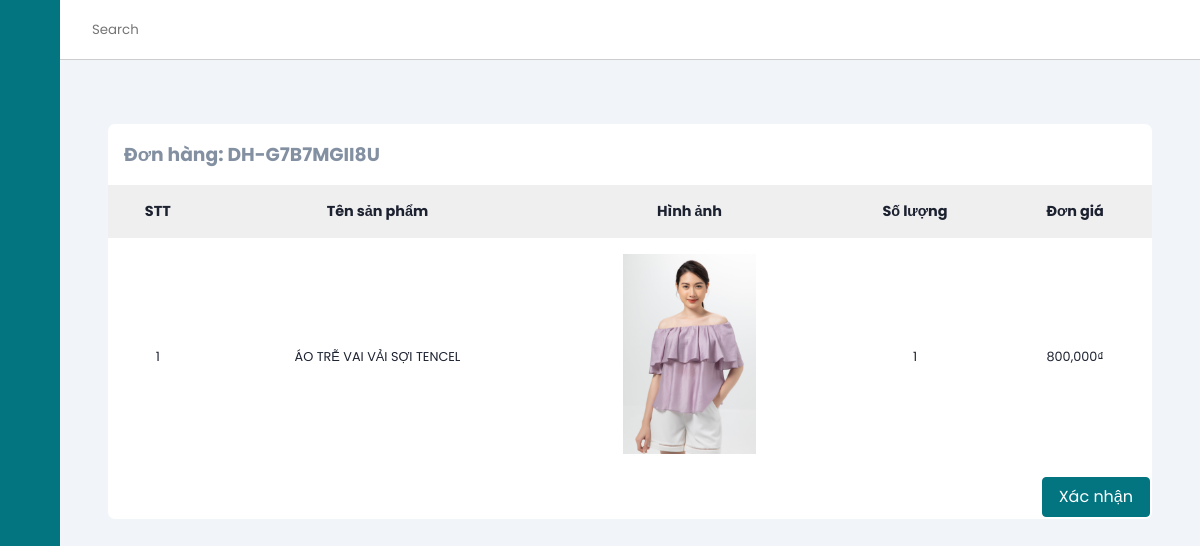
Screenshot of /orderManage/detail/DH-G7B7MGII8U (signed in) with the database file from the repository.
### tables this page shows
CREATE TABLE `order_details` (
  `id` int(11) NOT NULL,
  `orderId` varchar(50) NOT NULL,
  `productId` int(11) NOT NULL,
  `qty` int(11) NOT NULL,
  `productPrice` decimal(10,0) NOT NULL,
  `productName` varchar(255) NOT NULL,
  `color` varchar(50) NOT NULL,
  `size` varchar(50) NOT NULL
);

CREATE TABLE `products` (
  `id` int(11) NOT NULL,
  `name` varchar(255) NOT NULL,
  `originalPrice` decimal(10,0) NOT NULL,
  `promotionPrice` decimal(10,0) NOT NULL,
  `image` varchar(50) NOT NULL,
  `createdBy` int(11) NOT NULL,
  `createdDate` date NOT NULL,
  `cateId` int(11) NOT NULL,
  `des` text NOT NULL,
  `status` tinyint(1) NOT NULL,
  `soldCount` int(11) NOT NULL,
  `image2` varchar(100) NOT NULL,
  `image3` varchar(100) NOT NULL
);

### mvc/core/ControllerBase.php (called while the page is built, shortened)
<?php
class ControllerBase{
    public function view($view, $data=[]){
        require_once "./mvc/views/".$view.".php";
    }
}
?>

### mvc/controllers/OrderManage.php (called while the page is built, shortened)
<?php
class orderManage extends ControllerBase
{
    public function detail($orderId)
    {
        $orderDetail = $this->model("orderDetailModel");
        $result = $orderDetail->getByorderId($orderId);
        $orderDetailList = $result->fetch_all(MYSQLI_ASSOC);
        $order = $this->model("orderModel");
        $result = $order->getById($orderId);
        $this->view("admin/orderDetail", [
            "headTitle" => "Chi tiết đơn hàng: " . $orderId,
            "orderId" => $orderId,
            "orderDetailList" => $orderDetailList,
            "order" => $result->fetch_assoc()
        ]);
    }
}

### mvc/core/App.php (called while the page is built, shortened)
<?php
class App
{
    protected $action = "Index";
    function __construct()
    {
        $arr = $this->UrlProcess();
        if (file_exists("./mvc/controllers/" . $arr[0] . ".php")) {
            unset($arr[0]);
        }
        $this->controller = new $this->controller;
        if (isset($arr[1])) {
            if (method_exists($this->controller, $arr[1])) {
                $this->action = $arr[1];
            }
            unset($arr[1]);
        }
        $this->params = $arr ? array_values($arr) : [];
        array_push($this->params, $_GET);
        call_user_func_array([$this->controller, $this->action], $this->params);
    }
    function UrlProcess()
    {
        if (isset($_GET["url"])) {
            return explode("/", filter_var(trim($_GET["url"], "/")));
        }
    }
}

### index.php (called while the page is built, shortened)
<?php
$myApp = new App();
?>

### mvc/core/DB.php (called while the page is built, shortened)
<?php
class DB{
    private static $instance = null;
    protected $servername = "localhost";
    protected $username = "root";
    protected $password = "";
    private function __construct(){
        $this->con = mysqli_connect($this->servername, $this->username, $this->password);
    }
    public static function getInstance()
    {
      if(!self::$instance)
      {
        self::$instance = new DB();
      }
      return self::$instance;
    }
}
?>

### mvc/models/OrderDetailModel.php (called while the page is built, shortened)
<?php
class orderDetailModel
{
    private static $instance = null;
    public static function getInstance()
    {
        if (!self::$instance) {
            self::$instance = new orderDetailModel();
        }
        return self::$instance;
    }
    public function getByorderId($orderId)
    {
        $db = DB::getInstance();
        $sql = "SELECT o.id, o.productId, o.qty, o.productPrice, o.productName, p.image as productImage, o.size, o.color FROM order_details o JOIN products p ON o.productId = p.id WHERE o.orderId='$orderId'";
        $result = mysqli_query($db->con, $sql);
        return $result;
    }
}

### mvc/models/OrderModel.php (called while the page is built, shortened)
<?php
class orderModel
{
    private static $instance = null;
    public static function getInstance()
    {
        if (!self::$instance) {
            self::$instance = new orderModel();
        }
        return self::$instance;
    }
    public function getById($id)
    {
        $db = DB::getInstance();
        $sql = "SELECT * FROM orders WHERE id='$id'";
        $result = mysqli_query($db->con, $sql);
        return $result;
    }
}

### mvc/views/admin/orderDetail.php (the view, shortened to what this page needs)
<?php require APP_ROOT . '/views/admin/inc/head.php'; ?>
<body>
    <?php require APP_ROOT . '/views/admin/inc/sidebar.php'; ?>
    <div class="main-content">
        <header>
            <div class="search-wrapper">
                <input type="search" placeholder="Search">
            </div>
            <div class="social-icons">
                <div></div>
            </div>
        </header>
        <main>
            <section class="recent">
                <div class="activity-grid">
                    <div class="activity-card">
                        <h3>Đơn hàng: <?= $data['orderId'] ?></h3>
                        <div class="table-responsive">
                            <table>
                                <thead>
                                    <tr>
                                        <th>STT</th>
                                        <th>Tên sản phẩm</th>
                                        <th>Hình ảnh</th>
                                        <th>Số lượng</th>
                                        <th>Đơn giá</th>
                                    </tr>
                                </thead>
                                <tbody>
                                    <?php
                                    $count = 0;
                                    foreach ($data['orderDetailList'] as $key => $value) {
                                    ?>
                                        <tr>
                                            <td><?= ++$count ?></td>
                                            <td><?= $value['productName'] ?></td>
                                            <td><img class="img-table" src="<?= URL_ROOT . '/public/images/' . $value['productImage'] ?>" alt=""></td>
                                            <td><?= $value['qty'] ?></td>
                                            <td><?= number_format($value['productPrice'], 0, '', ',') ?>₫</td>
                                        </tr>
                                    <?php }
                                    ?>
                                </tbody>
                            </table>
                        </div>
                        <?php
                        if ($data["order"]['status'] == "processing") { ?>
                            <a href="<?= URL_ROOT . '/orderManage/processed/' . $data['orderId'] ?>" class="button right">Xác nhận</a>
                        <?php } elseif ($data["order"]['status'] == "processed") { ?>
                            <a href="<?= URL_ROOT . '/orderManage/delivery/' . $data['orderId'] ?>" class="button right">Giao hàng</a>
                        <?php }
                        ?>
                    </div>
                </div>
            </section>
        </main>
    </div>
</body>
</html>

### public/css/admin.css (style rules this page uses)
:root { --main-color: #027581; --color-dark: #1D2231; --text-grey: #8390A2; }
* { font-family: 'Poppins', sans-serif; margin: 0; padding: 0; text-decoration: none; list-style-type: none; box-sizing: border-box; }
.main-content { position: relative; margin-left: 240px; transition: margin-left 500ms; }
header { position: fixed; left: 240px; top: 0; z-index: 100; width: calc(100% - 240px); background: #fff; height: 60px; padding: 0rem 1rem; display: flex; align-items: center; justify-content: space-between; border-bottom: 1px solid #ccc; transition: left 500ms; }
.search-wrapper { display: flex; align-items: center; }
.search-wrapper input { border: 0; outline: 0; padding: 1rem; height: 38px; }
.social-icons { display: flex; align-items: center; }
.social-icons span, .social-icons div { margin-left: 1.2rem; }
.social-icons div { height: 38px; width: 38px; background-size: cover; background-repeat: no-repeat; background-image: url(img/1.jpg); border-radius: 50%; }
main { margin-top: 60px; background: #f1f5f9; min-height: 90vh; padding: 1rem 3rem; }
.recent { margin-top: 3rem; margin-bottom: 3rem; }
.activity-grid { display: grid; grid-template-columns: 100% 25%; grid-column-gap: 1.5rem; }
.activity-card, .summary-card, .bday-card { background: #fff; border-radius: 7px; }
.activity-card h3 { color: var(--text-grey); margin: 1rem; }
.activity-card table { width: 100%; border-collapse: collapse; }
.activity-card thead { background: #efefef; text-align: left; }
th, td { font-size: .9rem; padding: 1rem 1rem; color: var(--color-dark); text-align: center; }
td { font-size: .8rem; }
.button { background: var(--main-color); color: #fff; border: 1px solid var(--main-color); border-radius: 4px; padding: .4rem 1rem; margin: 2px 2px; }
.table-responsive { overflow-x: auto; }
@media only screen and (max-width: 1200px) { .main-content { margin-left: 60px; } }
@media only screen and (max-width: 1200px) { .main-content header { left: 60px; width: calc(100% - 60px); } }
.img-table { height: 200px; }
.right { float: right; }
input, textarea, select { width: 100%; padding: 12px 20px; margin: 8px 0; display: inline-block; border: 1px solid #ccc; border-radius: 4px; box-sizing: border-box; }

### rows the page displays
order_details: productName "ÁO TRỄ VAI VẢI SỢI TENCEL", productId.image (picture), qty "1", productPrice "800,000"

### other values shown
$data['orderId'] "DH-G7B7MGII8U"
